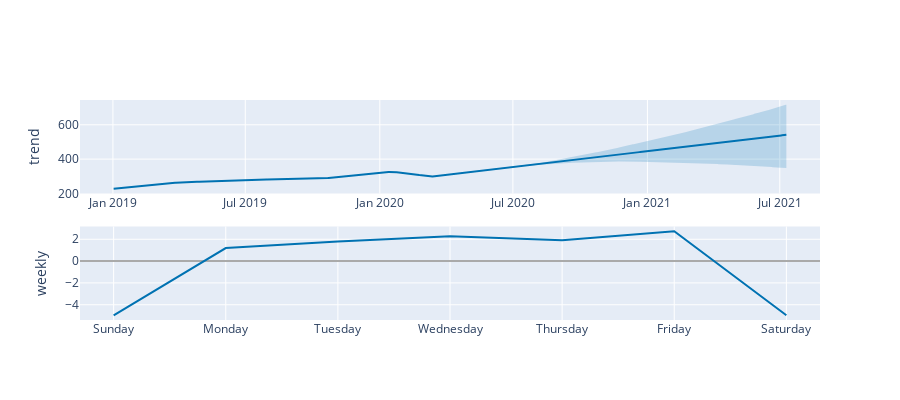

This figure's notebook cell:
### Code cell
plot_components_plotly(pro, pred)

### Figure 1 — Plotly figure (JSON) as saved in the notebook; plotly's stock layout.template omitted (floating-point values rounded to 4 significant figures; data arrays with more than 128 entries replaced by an {"elided": "..."} marker saying what was removed)
{"data": [{"line": {"color": "#0072B2", "width": 2}, "mode": "lines", "name": "trend", "type": "scatter", "x": {"elided": "752 str values"}, "xaxis": "x", "y": {"elided": "752 float values"}, "yaxis": "y"}, {"line": {"color": "rgba(0, 114, 178, 0.2)", "width": 0}, "mode": "lines", "name": "trend_upper", "type": "scatter", "x": {"elided": "752 str values"}, "xaxis": "x", "y": {"elided": "752 float values"}, "yaxis": "y"}, {"fill": "tonexty", "fillcolor": "rgba(0, 114, 178, 0.2)", "line": {"color": "rgba(0, 114, 178, 0.2)", "width": 0}, "mode": "lines", "name": "trend_lower", "type": "scatter", "x": {"elided": "752 str values"}, "xaxis": "x", "y": {"elided": "752 float values"}, "yaxis": "y"}, {"line": {"color": "#0072B2", "width": 2}, "mode": "lines", "name": "weekly", "type": "scatter", "x": ["2017-01-01T00:00:00", "2017-01-02T00:00:00", "2017-01-03T00:00:00", "2017-01-04T00:00:00", "2017-01-05T00:00:00", "2017-01-06T00:00:00", "2017-01-07T00:00:00"], "xaxis": "x2", "y": [-4.967, 1.192, 1.802, 2.284, 1.916, 2.741, -4.967], "yaxis": "y2"}], "layout": {"height": 400, "showlegend": false, "width": 900, "xaxis": {"anchor": "y", "domain": [0, 1], "range": ["2018-11-17T00:00:00", "2021-08-25T00:00:00"], "type": "date"}, "xaxis2": {"anchor": "y2", "domain": [0, 1], "range": ["2016-12-31T16:48:00", "2017-01-07T07:12:00"], "tickformat": "%A", "type": "date"}, "yaxis": {"anchor": "x", "domain": [0.575, 1], "rangemode": "normal", "title": {"text": "trend"}, "zerolinecolor": "#AAA"}, "yaxis2": {"anchor": "x2", "domain": [0, 0.425], "title": {"text": "weekly"}, "zerolinecolor": "#AAA"}}}
